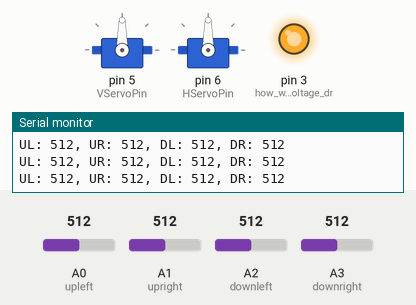
Recording of a sketch running on a simulated Arduino Uno, built with avr-gcc and run on an emulated ATmega328P. On the bench: 2 × servo, output pins drawn as LEDs (lit = HIGH), the last lines printed to the serial monitor. Inputs (shaded band) come from the test bench; at power-on: A0 (upleft) = 512, A1 (upright) = 512, A2 (downleft) = 512, A3 (downright) = 512.

Above: at 1.2 s.
1.3 s: A0 (upleft) set to 495
At 2.14 s:
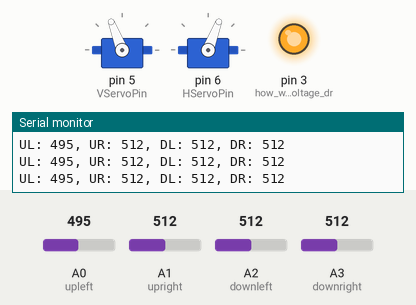
At 2.76 s:
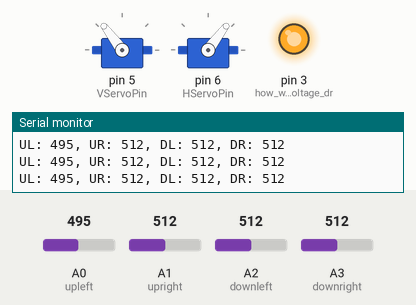
4.3 s: A1 (upright) set to 496
At 5.2 s:
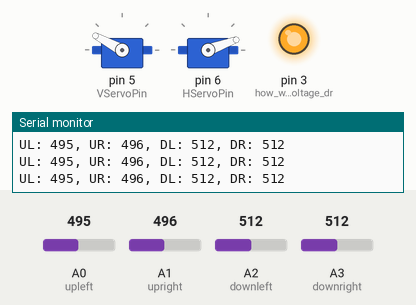
7.3 s: A2 (downleft) set to 538
At 8.41 s:
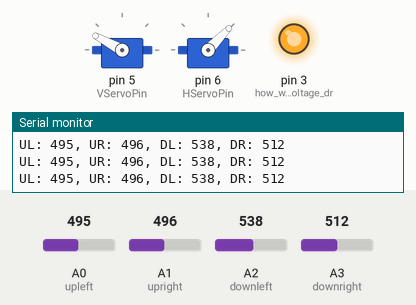
10.3 s: A3 (downright) set to 306
13.3 s: A0 (upleft) set to 716
16.3 s: A2 (downleft) set to 716
Timing chart, 0 to 20.3 s (numbered marks = the images above; inputs shaded):
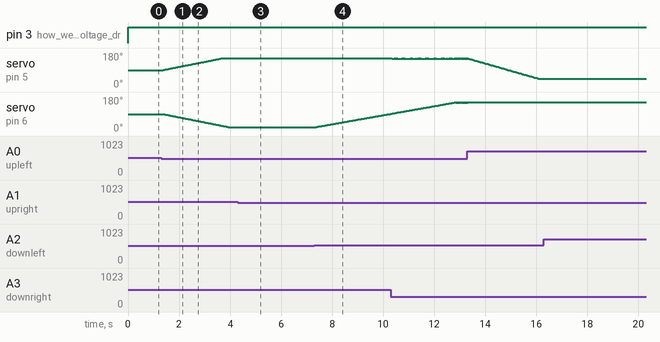

The sketch:

Light_Tracker.ino
```cpp
#include <Servo.h>

Servo VServo;
Servo HServo;

int VServoPin = 5;
int VAngle = 90; //starting angle
int MaxVAngle = 150;
int MinVAngle = 45;

int HServoPin = 6;
int HAngle = 90; //starting angle
int MaxHAngle = 150;
int MinHAngle = 20;


int threshold = 8; //how much of a difference is significant?
int waittime = 10; //how often should we sample values and adjust accordingly?
int upleft= A0; //our serial data-in ports
int upright= A1;
int downleft= A2;
int downright= A3;

void setup() {

  Serial.begin(9600); //sets up  a serial data connection so we can plot/see values
  pinMode(3, OUTPUT); //how we measure voltage drop across photo-resistors, we have to supply some voltage to it to begin with
  VServo.attach(VServoPin);
  HServo.attach(HServoPin);
}

void loop() {
  digitalWrite(3, HIGH); //now we will see the voltage drop
  int ULVal = analogRead(upleft);
  int URVal = analogRead(upright);
  int DLVal = analogRead(downleft);
  int DRVal = analogRead(downright);

  // print out the value you read:
  char my_str[] = "hello";
  Serial.print("UL: ");
  Serial.print(ULVal);
  Serial.print(", UR: ");
  Serial.print(URVal);
  Serial.print(", DL: ");
  Serial.print(DLVal);
  Serial.print(", DR: ");
  Serial.println(DRVal);
  delay(waittime);        // delay in between reads for stability

  //adjust horizontal equilibrium
  if(ULVal > (URVal+threshold)){
    HAngle += 1;
    delay(waittime);
  }
  HServo.write(HAngle);
  if(DLVal > (DRVal+threshold)){
    HAngle += 1;
    delay(waittime);
  }
  HServo.write(HAngle);
  if(ULVal < (URVal - threshold)){
    HAngle -= 1;
    delay(waittime);
  }
  HServo.write(HAngle);
  if(DLVal < (DRVal - threshold)){
    HAngle -= 1;
    delay(waittime);
  }
  HServo.write(HAngle);
  if(HAngle > MaxHAngle){
    HAngle = MaxHAngle;
  }
  else if(HAngle < MinHAngle){
    HAngle = MinHAngle;
  }

  //adjust vertical equilibrium
  if(ULVal < (DLVal-threshold)){
    VAngle += 1;
    delay(waittime);
  }
  VServo.write(VAngle);
  if(URVal < (DRVal-threshold)){
    VAngle += 1;
    delay(waittime);
  }
  VServo.write(VAngle);
  if(ULVal > (DLVal + threshold)){
    VAngle -= 1;
    delay(waittime);
  }
  VServo.write(VAngle);
  if(URVal > (DRVal + threshold)){
    VAngle -= 1;
    delay(waittime);
  }
  VServo.write(VAngle);
  if(VAngle > MaxVAngle){
    VAngle = MaxVAngle;
  }
  else if(VAngle < MinVAngle){
    VAngle = MinVAngle;
  }

}
```

Measured:
- the behaviour switches between 504 and 503 on A0 (upleft) (found by bisection; images 0 and 1)
- the behaviour switches between 504 and 503 on A1 (upright) (found by bisection; images 2 and 3)
- the behaviour switches between 520 and 521 on A2 (downleft) (found by bisection; images 3 and 4)
- after the input at 1.3 s, servo on pin 5 (VServoPin): moves from 90° to 151° over 2.2 s, starting after 0.09 s; servo on pin 6 (HServoPin): moves from 90° to 19° over 2.6 s, starting after 0.08 s
- after the input at 4.3 s, servo on pin 5 (VServoPin): 151° → 152° at once; servo on pin 6 (HServoPin): 19° → 20° at once
- after the input at 7.3 s, servo on pin 5 (VServoPin): alternates 152° for 0.03 s and 151° for 0.01 s, starting at once; servo on pin 6 (HServoPin): moves from 20° to 91° over 2.9 s, starting at once
